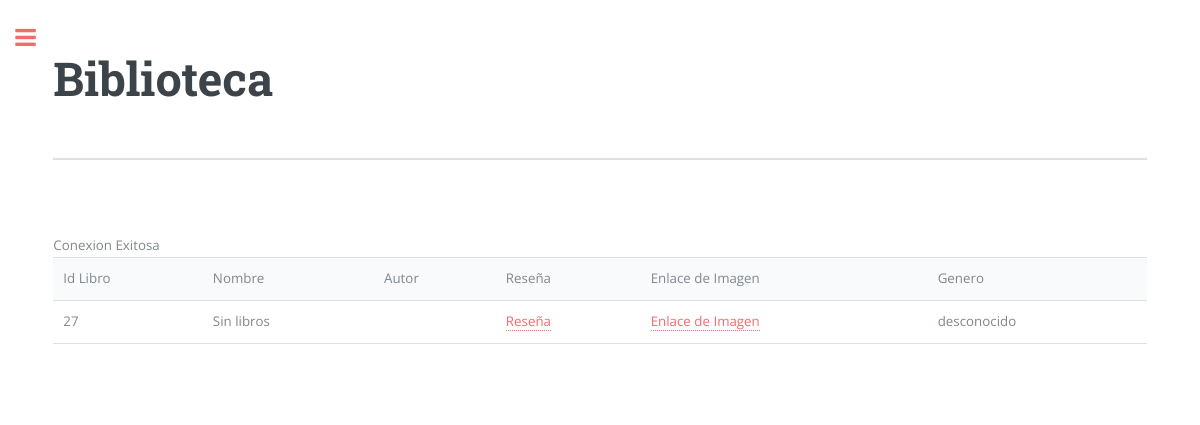
/search_a.php, run on the app's committed database.
### tables this page shows
CREATE TABLE `books` (
  `id_book` int(11) NOT NULL,
  `name` varchar(100) NOT NULL,
  `author` varchar(25) DEFAULT NULL,
  `reviews` varchar(100) DEFAULT NULL,
  `read_down` varchar(100) DEFAULT NULL,
  `id_gender` int(11) DEFAULT NULL
);

CREATE TABLE `gender` (
  `id_gender` int(11) NOT NULL,
  `gender` varchar(20) NOT NULL
);

### search_a.php (the view, shortened to what this page needs)
<!DOCTYPE HTML>
<html>
	<head>
		<link rel="stylesheet" href="assets/css/main.css" />
	</head>
	<body>
			<div id="wrapper">
					<div id="main">
						<div class="inner">
								<section id="banner">
									<div class="content">
										<header>
											<h1>Biblioteca</h1>
										</header>
									</div>
								</section>
								<section>
									<?php
$conexion = mysqli_connect("localhost", "root", "", "library");
 $aut=$_POST['author'];
 echo "<br>";
if ($conexion) {
    echo 'Conexion Exitosa';
} else {
    echo 'Problemas Al Conectar';
}
$consulta = "select * from books where author='$aut'";
$datos = mysqli_query($conexion, $consulta);
echo "<table border='solid'>";
echo "<tr><td>Id Libro</td><td>Nombre</td><td>Autor</td><td>Reseña</td><td>Enlace de Imagen</td><td>Genero</td></tr>";
while ($row = mysqli_fetch_array($datos)) {
	$genero = "select * from gender where id_gender=". $row['id_gender'];
	$id_genero = mysqli_query($conexion, $genero);
    echo '<tr>';
    echo "<td>" . $row['id_book'] . "</td>";
    echo "<td>" . $row['name'] . "</td>";
    echo "<td>" . $row['author'] . "</td>";
    echo "<td><a href=".$row['reviews'].">Reseña</a></td>";
	echo "<td><a href=".$row['read_down'].">Enlace de Imagen</a></td>";
	while($data = mysqli_fetch_array($id_genero)){
										echo "<td>" . $data['gender'] . "</td>";
									}
}
echo '</table>';
?>
								</section>
						</div>
					</div>
			</div>
	</body>
</html>

### assets/css/main.css (style rules this page uses)
html, body, div, span, applet, object, iframe, h1, h2, h3, h4, h5, h6, p, blockquote, pre, a, abbr, acronym, address, big, cite, code, del, dfn, em, img, ins, kbd, q, s, samp, small, strike, strong, sub, sup, tt, var, b, u, i, center, dl, dt, dd, ol, ul, li, fieldset, form, label, legend, table, caption, tbody, tfoot, thead, tr, th, td, article, aside, canvas, details, embed, figure, figcaption, footer, header, hgroup, menu, nav, output, ruby, section, summary, time, mark, audio, video { margin: 0; padding: 0; border: 0; font-size: 100%; font: inherit; vertical-align: baseline; }
article, aside, details, figcaption, figure, footer, header, hgroup, menu, nav, section { display: block; }
body { line-height: 1; }
table { border-collapse: collapse; border-spacing: 0; }
body { -webkit-text-size-adjust: none; }
*, *:before, *:after { -moz-box-sizing: border-box; -webkit-box-sizing: border-box; box-sizing: border-box; }
body { -ms-overflow-style: scrollbar; }
body { background: #ffffff; }
body, input, select, textarea { color: #7f888f; font-family: "Open Sans", sans-serif; font-size: 13pt; font-weight: 400; line-height: 1.65; }
@media screen and (max-width: 1680px) { body, input, select, textarea { font-size: 11pt; } }
@media screen and (max-width: 1280px) { body, input, select, textarea { font-size: 10pt; } }
a { -moz-transition: color 0.2s ease-in-out, border-bottom-color 0.2s ease-in-out; -webkit-transition: color 0.2s ease-in-out, border-bottom-color 0.2s ease-in-out; -ms-transition: color 0.2s ease-in-out, border-bottom-color 0.2s ease-in-out; transition: color 0.2s ease-in-out, border-bottom-color 0.2s ease-in-out; border-bottom: dotted 1px; color: #f56a6a; text-decoration: none; }
h1, h2, h3, h4, h5, h6 { color: #3d4449; font-family: "Roboto Slab", serif; font-weight: 700; line-height: 1.5; margin: 0 0 1em 0; }
h1 { font-size: 4em; margin: 0 0 0.5em 0; line-height: 1.3; }
@media screen and (max-width: 1680px) { h1 { font-size: 3.5em; } }
table { margin: 0 0 2em 0; width: 100%; }
table tbody tr { border: solid 1px rgba(210, 215, 217, 0.75); border-left: 0; border-right: 0; }
table tbody tr:nth-child(2n + 1) { background-color: rgba(230, 235, 237, 0.25); }
table td { padding: 0.75em 0.75em; }
#wrapper { display: -moz-flex; display: -webkit-flex; display: -ms-flex; display: flex; -moz-flex-direction: row-reverse; -webkit-flex-direction: row-reverse; -ms-flex-direction: row-reverse; flex-direction: row-reverse; min-height: 100vh; }
#main { -moz-flex-grow: 1; -webkit-flex-grow: 1; -ms-flex-grow: 1; flex-grow: 1; -moz-flex-shrink: 1; -webkit-flex-shrink: 1; -ms-flex-shrink: 1; flex-shrink: 1; width: 100%; }
#main > .inner { padding: 0 6em 0.1em 6em ; margin: 0 auto; max-width: 110em; }
#main > .inner > section { padding: 6em 0 4em 0 ; border-top: solid 2px rgba(210, 215, 217, 0.75); }
#main > .inner > section:first-of-type { border-top: 0 !important; }
@media screen and (max-width: 1680px) { #main > .inner { padding: 0 5em 0.1em 5em ; } }
@media screen and (max-width: 1680px) { #main > .inner > section { padding: 5em 0 3em 0 ; } }
@media screen and (max-width: 1280px) { #main > .inner { padding: 0 4em 0.1em 4em ; } }
@media screen and (max-width: 1280px) { #main > .inner > section { padding: 4em 0 2em 0 ; } }
#banner { padding: 6em 0 4em 0 ; display: -moz-flex; display: -webkit-flex; display: -ms-flex; display: flex; }
#banner h1 { margin-top: -0.125em; }
#banner .content { -moz-flex-grow: 1; -webkit-flex-grow: 1; -ms-flex-grow: 1; flex-grow: 1; -moz-flex-shrink: 1; -webkit-flex-shrink: 1; -ms-flex-shrink: 1; flex-shrink: 1; width: 50%; }

### data on the page
books: id_book "27", name "Sin libros"
gender: gender "desconocido"
